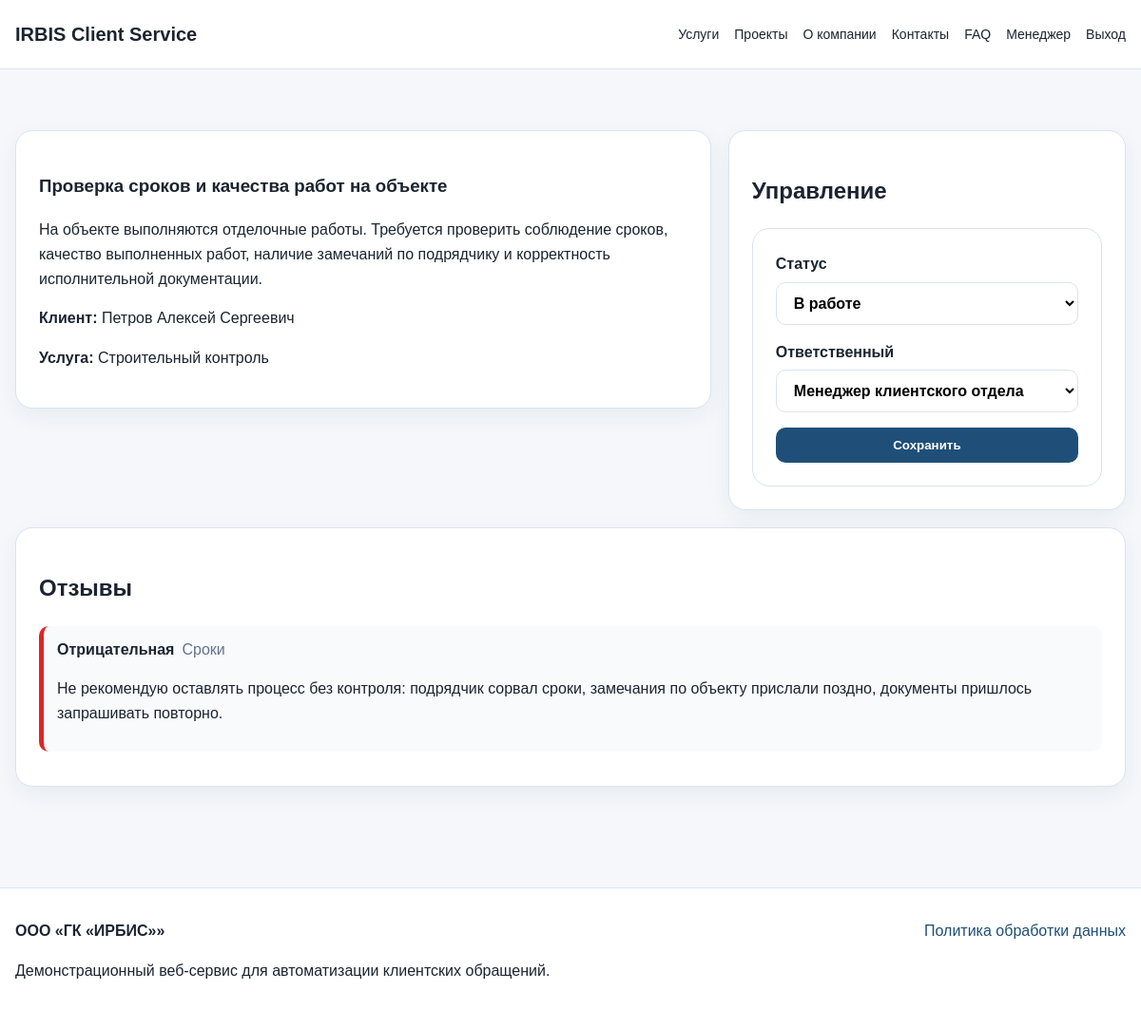
The app's page /manager/requests/2 (signed in) with its own data.
### app/domain/client_request.py (models this page shows, shortened)
class ClientRequest(db.Model):
    __tablename__ = "client_requests"
    id = db.Column(db.Integer, primary_key=True)
    title = db.Column(db.String(220), nullable=False)
    description = db.Column(db.Text, nullable=False)
    object_address = db.Column(db.String(260), nullable=True)
    priority = db.Column(db.String(40), nullable=False, default="medium")
    status = db.Column(db.String(60), nullable=False, default="new")
    created_at = db.Column(db.DateTime, default=datetime.utcnow)
    updated_at = db.Column(db.DateTime, default=datetime.utcnow, onupdate=datetime.utcnow)
    client_id = db.Column(db.Integer, db.ForeignKey("users.id"), nullable=False)
    manager_id = db.Column(db.Integer, db.ForeignKey("users.id"), nullable=True)
    service_id = db.Column(db.Integer, db.ForeignKey("services.id"), nullable=False)
    client = db.relationship("User", back_populates="requests", foreign_keys=[client_id])
    manager = db.relationship("User", back_populates="assigned_requests", foreign_keys=[manager_id])
    service = db.relationship("Service", back_populates="requests")
    comments = db.relationship("RequestComment", back_populates="request", cascade="all, delete-orphan")
    feedback_items = db.relationship("Feedback", back_populates="request", cascade="all, delete-orphan")

### app/domain/user.py (models this page shows, shortened)
class User(UserMixin, db.Model):
    __tablename__ = "users"
    id = db.Column(db.Integer, primary_key=True)
    username = db.Column(db.String(80), unique=True, nullable=False, index=True)
    email = db.Column(db.String(160), unique=True, nullable=False, index=True)
    full_name = db.Column(db.String(160), nullable=False)
    role = db.Column(db.String(30), nullable=False, default="client")
    company = db.Column(db.String(160), nullable=True)
    phone = db.Column(db.String(40), nullable=True)
    password_hash = db.Column(db.String(255), nullable=False)
    is_active_user = db.Column(db.Boolean, default=True)
    created_at = db.Column(db.DateTime, default=datetime.utcnow)
    requests = db.relationship("ClientRequest", back_populates="client", foreign_keys="ClientRequest.client_id")
    assigned_requests = db.relationship("ClientRequest", back_populates="manager", foreign_keys="ClientRequest.manager_id")
    comments = db.relationship("RequestComment", back_populates="author")
    feedback_items = db.relationship("Feedback", back_populates="author")
    @property
    def is_active(self):
        return self.is_active_user

### app/domain/service.py (models this page shows)
class Service(db.Model):
    __tablename__ = "services"
    id = db.Column(db.Integer, primary_key=True)
    title = db.Column(db.String(180), nullable=False)
    slug = db.Column(db.String(120), unique=True, nullable=False, index=True)
    short_description = db.Column(db.String(300), nullable=False)
    full_description = db.Column(db.Text, nullable=False)
    is_active = db.Column(db.Boolean, default=True)
    created_at = db.Column(db.DateTime, default=datetime.utcnow)
    requests = db.relationship("ClientRequest", back_populates="service")

### app/domain/feedback.py (models this page shows)
class Feedback(db.Model):
    __tablename__ = "feedback"
    id = db.Column(db.Integer, primary_key=True)
    text = db.Column(db.Text, nullable=False)
    sentiment = db.Column(db.String(40), nullable=False)
    aspect = db.Column(db.String(80), nullable=False)
    confidence = db.Column(db.Float, nullable=True)
    model_available = db.Column(db.Boolean, default=False)
    created_at = db.Column(db.DateTime, default=datetime.utcnow)
    request_id = db.Column(db.Integer, db.ForeignKey("client_requests.id"), nullable=False)
    author_id = db.Column(db.Integer, db.ForeignKey("users.id"), nullable=False)
    request = db.relationship("ClientRequest", back_populates="feedback_items")
    author = db.relationship("User", back_populates="feedback_items")
    def sentiment_label(self):
        labels = {
            "negative": "Отрицательная",
            "neutral": "Нейтральная",
            "positive": "Положительная",
        }
        return labels.get(self.sentiment, self.sentiment)

### app/routes/manager.py (the view, shortened to what this page needs)
@manager_bp.route("/requests/<int:request_id>", methods=["GET", "POST"])
@roles_required("manager", "admin")
def request_detail(request_id):
    request_item = ClientRequest.query.get_or_404(request_id)
    managers = User.query.filter(User.role.in_(["manager", "admin"])).all()
    return render_template("manager_request_detail.html", request_item=request_item, managers=managers)

### app/__init__.py (called while the page is built)
@login_manager.user_loader
def load_user(user_id):
    return User.query.get(int(user_id))

### app/utils/access_control.py (called while the page is built)
def roles_required(*roles):
    def decorator(view_function):
        @wraps(view_function)
        @login_required
        def wrapped_view(*args, **kwargs):
            if current_user.role not in roles:
                abort(403)
            return view_function(*args, **kwargs)
        return wrapped_view
    return decorator

### templates/manager_request_detail.html (shortened to what this page needs)
{% extends "base.html" %}
{% block content %}
<section class="container section">
    <div class="detail-grid">
        <article class="panel">
            <h1>{{ request_item.title }}</h1>
            <p>{{ request_item.description }}</p>
            <p><strong>Клиент:</strong> {{ request_item.client.full_name }}</p>
            <p><strong>Услуга:</strong> {{ request_item.service.title }}</p>
        </article>
        <aside class="panel">
            <h2>Управление</h2>
            <form method="post" class="form-card compact">
                <label>Статус<select name="status"><option value="in_progress" {% if request_item.status=='in_progress' %}selected{% endif %}>В работе</option></select></label>
                <label>Ответственный<select name="manager_id"><option value="">Не назначен</option>{% for manager in managers %}<option value="{{ manager.id }}" {% if request_item.manager_id==manager.id %}selected{% endif %}>{{ manager.full_name }}</option>{% endfor %}</select></label>
                <button class="button" type="submit">Сохранить</button>
            </form>
        </aside>
    </div>
    <section class="panel"><h2>Отзывы</h2>{% for feedback in request_item.feedback_items %}<div class="feedback {{ feedback.sentiment }}"><strong>{{ feedback.sentiment_label() }}</strong><span>{{ feedback.aspect }}</span><p>{{ feedback.text }}</p></div>{% else %}<p>Отзывов нет.</p>{% endfor %}</section>
</section>
{% endblock %}

### static/css/main.css (style rules this page uses)
:root { --bg: #f5f7fb; --surface: #ffffff; --text: #1b2430; --muted: #64748b; --line: #dbe3ef; --primary: #1f4f78; --primary-dark: #173d5d; --accent: #d69c2f; --success: #0f766e; --warning: #b45309; --danger: #b91c1c; }
* { box-sizing: border-box; }
body { margin: 0; font-family: Arial, sans-serif; background: var(--bg); color: var(--text); line-height: 1.6; }
.container { width: min(1180px, calc(100% - 32px)); margin: 0 auto; }
.nav-button, .button { display: inline-flex; align-items: center; justify-content: center; background: var(--primary); color: white !important; border: 0; border-radius: 10px; padding: 11px 18px; font-weight: 700; cursor: pointer; }
.hero-card, .card, .panel, .form-card, .table-card, .stat-card { background: var(--surface); border: 1px solid var(--line); border-radius: 18px; box-shadow: 0 8px 24px rgba(15, 45, 70, 0.06); }
.section { padding: 48px 0; }
.form-card { padding: 24px; display: grid; gap: 16px; }
.form-card.compact { box-shadow: none; }
label { display: grid; gap: 6px; font-weight: 700; }
input, textarea, select { width: 100%; border: 1px solid var(--line); border-radius: 10px; padding: 12px 14px; font: inherit; background: white; }

### static/css/dashboard.css (style rules this page uses)
.detail-grid { display: grid; grid-template-columns: 1.4fr 0.8fr; gap: 18px; align-items: start; }
.panel { padding: 24px; margin-bottom: 18px; }
.feedback { border-left: 5px solid var(--line); padding: 12px 14px; background: #f8fafc; margin-bottom: 12px; border-radius: 10px; }
.feedback.negative { border-left-color: #dc2626; }
.feedback span { display: inline-block; margin-left: 8px; color: var(--muted); }

### records on screen
ClientRequest: title "Проверка сроков и качества работ на объекте", description "На объекте выполняются отделочные работы. Требуется проверить соблюдение сроков, качество выполненных работ, наличие замечаний по подрядчику и корректность исполнительной документации.", status "В работе", manager_id "Менеджер клиентского отдела"
User: client.full_name "Петров Алексей Сергеевич"
Service: service "Строительный контроль"
Feedback: sentiment_label "Отрицательная", aspect "Сроки", text "Не рекомендую оставлять процесс без контроля: подрядчик сорвал сроки, замечания по объекту прислали поздно, документы пришлось запрашивать повторно."
